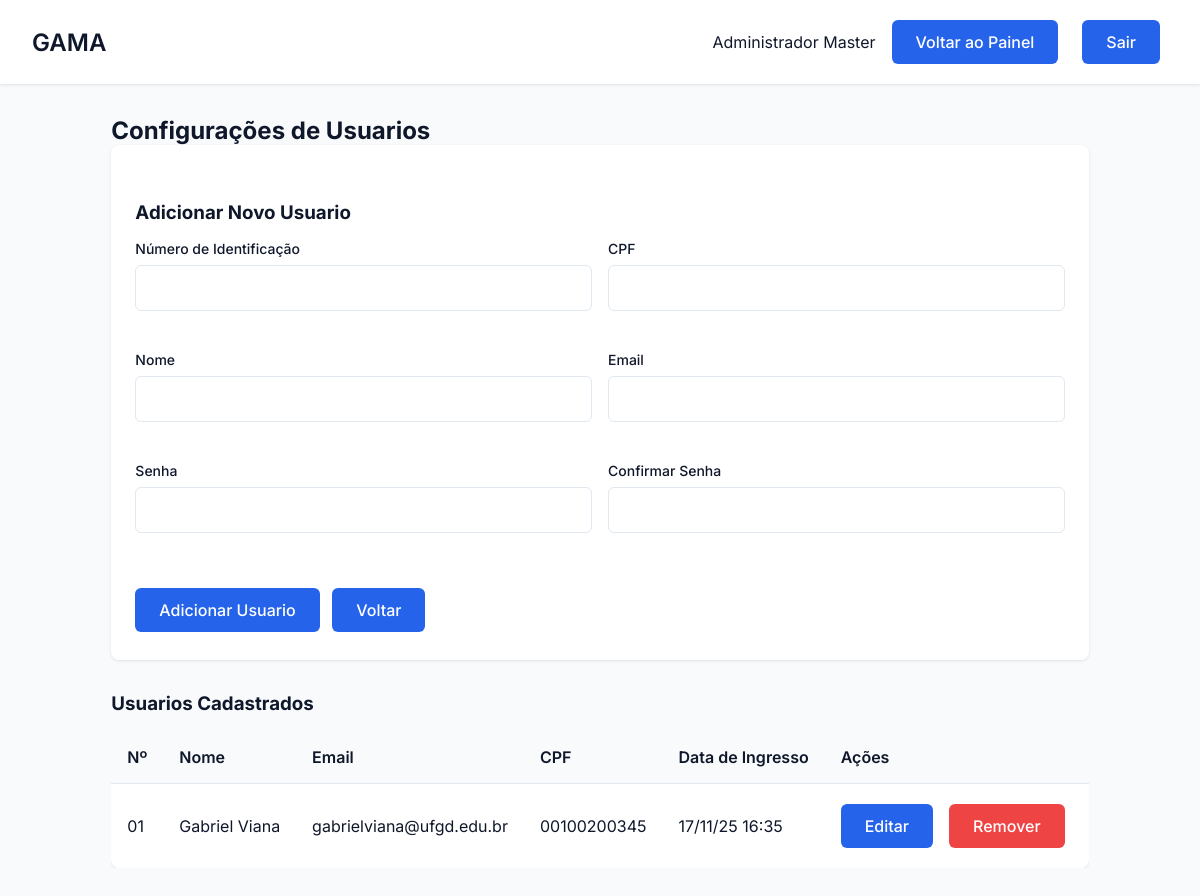
The page /usuario/config_usuarios (signed in) on the database its author committed.
### tables this page shows
CREATE TABLE Usuario (
        id_usuario TEXT PRIMARY KEY,
        cpf_usuario TEXT NOT NULL,
        nome TEXT NOT NULL,
        email TEXT NOT NULL,
        senha TEXT NOT NULL,
        tipo TEXT NOT NULL CHECK (tipo IN ('administrador', 'usuario')),
        data_ingresso DATETIME NOT NULL,
        data_saida DATETIME
    );

### gama/routes/usuario_routes.py (the view, shortened to what this page needs)
@usuario_bp.route('/config_usuarios', methods=['GET', 'POST'])
def config_usuarios():
    if 'usuario_id' not in session or session.get('tipo') != 'administrador':
        flash('Acesso negado.', 'error')
        return redirect(url_for('auth.login'))
    usuarios_originais = Usuario.get_all()
    usuarios_processados = []
    for usuario_tupla in usuarios_originais:
        usuario_lista = list(usuario_tupla)
        data_ingresso = usuario_lista[6]
        if isinstance(data_ingresso, str):
            try:
                usuario_lista[6] = datetime.strptime(data_ingresso.split('.')[0], '%Y-%m-%d %H:%M:%S')
            except ValueError:
                print(f"AVISO: Não foi possível converter a data '{data_ingresso}' para o usuario {usuario_lista[0]}.")
                usuario_lista[6] = data_ingresso
        usuarios_processados.append(tuple(usuario_lista))
    return render_template('config_usuarios.html', usuarios=usuarios_processados, nome=session.get('nome'))

### app.py (called while the page is built)
@app.before_request
def make_session_permanent():
    session.permanent = True

### gama/database/database.py (called while the page is built)
def conectar():
    diretorio_db = "gama/database"
    if not os.path.exists(diretorio_db):
        os.makedirs(diretorio_db)
    return sqlite3.connect(f"{diretorio_db}/editais.db")

### gama/models/usuario.py (called while the page is built)
    @staticmethod
    def get_all():
        conn = conectar()
        cursor = conn.cursor()
        try:
            cursor.execute("SELECT * FROM Usuario WHERE tipo = 'usuario'")
            return cursor.fetchall()
        except sqlite3.Error as e:
            print(f"Erro ao buscar usuários: {e}")
            return []
        finally:
            conn.close()

### gama/templates/config_usuarios.html (shortened to what this page needs)
<!DOCTYPE html>
<html lang="pt-BR">
<head>
    <link rel="stylesheet" href="{{ url_for('static', filename='css/estilo.css') }}">
    <link rel="stylesheet" href="{{ url_for('static', filename='css/usuarios.css') }}">
    <link rel="stylesheet" href="{{ url_for('static', filename='css/dashboard.css') }}">
    <link rel="stylesheet" href="https://cdnjs.cloudflare.com/ajax/libs/font-awesome/6.5.0/css/all.min.css">
</head>
<body>
    <div class="dashboard">
        <header class="dashboard-header">
            <nav class="dashboard-nav container">
                <h1 class="dashboard-title">GAMA</h1>
                <div class="dashboard-user">
                    <span>{{ session.get('nome') }}</span>
                        <a href="{{ url_for('admin.painel_admin') }}" class="btn btn-primary">Voltar ao Painel</a>
                        <a href="{{ url_for('auth.logout') }}" class="btn btn-primary">Sair</a>
                </div>
            </nav>
        </header>
        <main class="dashboard-content container">
            <h2>Configurações de Usuarios</h2>
            <div class="form-container">
                <h3 class="titulo">Adicionar Novo Usuario</h3>
                <form action="{{ url_for('usuarios.config_usuarios') }}" method="POST">
                    <div class="form-row">
                        <div class="form-group">
                            <label for="id_usuario" class="form-label">Número de Identificação</label>
                            <input type="text" id="id_usuario" name="id_usuario" class="form-input" required>
                        </div>
                        <div class="form-group">
                            <label for="cpf_usuario" class="form-label">CPF</label>
                            <input type="text" id="cpf_usuario" name="cpf_usuario" class="form-input" required>
                        </div>
                    </div>
                    <div class="form-row">
                        <div class="form-group">
                            <label for="nome" class="form-label">Nome</label>
                            <input type="text" id="nome" name="nome" class="form-input" required>
                        </div>
                        <div class="form-group">
                            <label for="email" class="form-label">Email</label>
                            <input type="email" id="email" name="email" class="form-input" required>
                        </div>
                    </div>
                    <div class="form-row">
                        <div class="form-group">
                            <label for="senha" class="form-label">Senha</label>
                            <input type="password" id="senha" name="senha" class="form-input" required>
                        </div>
                        <div class="form-group">
                            <label for="confirmar_senha" class="form-label">Confirmar Senha</label>
                            <input type="password" id="confirmar_senha" name="confirmar_senha" class="form-input" required>
                        </div>
                    </div>
                    <div>
                        <button type="submit" class="btn btn-primary">Adicionar Usuario</button>
                        <a href="{{ url_for('admin.painel_admin') }}" class="btn btn-secondary">Voltar</a>
                    </div>
                </form>
            </div>
            <h3 class="titulo">Usuarios Cadastrados</h3>
            <div class="tabela-container">
                <table class="table">
                    <thead>
                        <tr>
                            <th>Nº</th>
                            <th>Nome</th>
                            <th>Email</th>
                            <th>CPF</th>
                            <th>Data de Ingresso</th>
                            <th>Ações</th>
                        </tr>
                    </thead>
                    <tbody>
                        {% for usuario in usuarios %}
                        <tr>
                            <td>{{ usuario[0] }}</td>
                            <td>{{ usuario[2] }}</td>
                            <td>{{ usuario[3] }}</td>
                            <td>{{ usuario[1] }}</td>
                            <td>{{ usuario[6].strftime('%d/%m/%y %H:%M') }}</td>
                            <td class="acoes">
                                <button class="btn btn-secundario" onclick="openEditModal('{{ usuario[0] }}', '{{ usuario[2] }}', '{{ usuario[3] }}', '{{ usuario[1] }}')">Editar</button>
                                <form action="{{ url_for('usuarios.remover_usuario', id_usuario=usuario[0]) }}" method="POST" class="inline-form" onsubmit="return confirm('Tem certeza que deseja remover este usuario?');">
                                    <button type="submit" class="btn btn-perigo">Remover</button>
                                </form>
                            </td>
                        </tr>
                        {% endfor %}
                    </tbody>
                </table>
            </div>
        </main>
    </div>
</body>
</html>

### gama/static/css/estilo.css (style rules this page uses)
* { margin: 0; padding: 0; box-sizing: border-box; font-family: 'Inter', sans-serif; }
:root { --primary: #2563eb; --primary-dark: #4338ca; --secondary: #64748b; --danger: #ef4444; --success: #22c55e; --background: #f8fafc; --surface: #ffffff; --text: #0f172a; --text-light: #64748b; --primary-light: #93c5fd; --secondary: #2563eb; --accent: #10b981; --card-bg: #ffffff; }
body { background-color: var(--background); color: var(--text); min-height: 100vh; }
.container { max-width: 1200px; margin: 0 auto; padding: 0 1rem; }
.form-group { margin-bottom: 1.5rem; }
.form-label { display: block; font-size: 0.875rem; font-weight: 500; margin-bottom: 0.5rem; color: var(--text); }
.form-input { width: 100%; padding: 0.75rem 1rem; border: 1px solid #e2e8f0; border-radius: 6px; font-size: 1rem; transition: all 0.2s; }
.btn { display: inline-flex; align-items: center; justify-content: center; padding: 0.75rem 1.5rem; margin-right: 0.5rem; margin-top: 0.25rem; margin-bottom: 0.25rem; background-color: var(--primary); color: white; font-size: 1rem; font-weight: 500; border-radius: 6px; cursor: pointer; transition: all 0.2s; border: none; text-decoration: none; }
.btn-primary { background-color: var(--primary); color: white; }
.dashboard-content { padding: 2rem; }
.btn-secondary { background-color: var(--secondary); color: white; }

### gama/static/css/usuarios.css (style rules this page uses)
.titulo { margin-top: 2rem; margin-bottom: 1rem; }
.tabela-container { overflow-x: auto; margin-bottom: 2rem; }
.table { width: 100%; border-collapse: collapse; background-color: var(--surface); border-radius: 8px; overflow: hidden; box-shadow: 0 1px 3px 0 rgb(0 0 0 / 0.1); }
.table th, .table td { padding: 1rem; text-align: left; border-bottom: 1px solid #e2e8f0; }
.table th { background-color: #f8fafc; font-weight: 600; }
.table tr:last-child td { border-bottom: none; }
.acoes { display: flex; gap: 0.5rem; }
.btn-secondary { margin-top: 15px; background-color: var(--secondary); color: white; text-decoration: none; }
.btn-perigo { background-color: var(--danger); color: white; }
.form-container { background-color: var(--surface); padding: 1.5rem; border-radius: 8px; box-shadow: 0 1px 3px 0 rgb(0 0 0 / 0.1); margin-bottom: 2rem; }
.form-row { display: flex; gap: 1rem; margin-bottom: 1rem; }
.form-group { flex: 1; }

### gama/static/css/dashboard.css (style rules this page uses)
.dashboard { min-height: 100vh; display: grid; grid-template-rows: auto 1fr; }
.dashboard-header { background: var(--surface); padding: 1rem; box-shadow: 0 1px 3px 0 rgb(0 0 0 / 0.1); margin-bottom: 2rem; }
.dashboard-nav { display: flex; justify-content: space-between; align-items: center; }
.container { max-width: 1200px; margin: 0 auto; padding: 0 1rem; }
.dashboard-title { font-size: 1.5rem; font-weight: 600; }
.dashboard-user { display: flex; align-items: center; gap: 1rem; }

### rows shown on the page
Usuario: id_usuario "01", nome "Gabriel Viana", email "gabrielviana@ufgd.edu.br", cpf_usuario "00100200345", usuario "17/11/25 16:35"

### other values the page prints
{{ session.get('nome') }} "Administrador Master"
